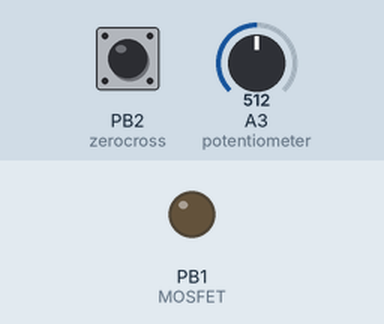
Bench run of a sketch on a simulated ATtiny85, built with avr-gcc and run on an emulated ATtiny85. Parts: output pins drawn as LEDs (lit = HIGH). The inputs (shaded band) are chosen by the test bench; at power-on: PB2 (zerocross) HIGH, A3 (potentiometer) = 512.

Above: at 1.2 s.
1.3 s: PB2 (zerocross) pulsed LOW 2 times (0.12 s each, 0.3 s apart)
At 2.1 s:
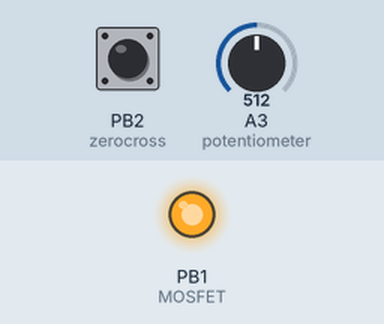
Timing chart, 0 to 4.3 s (numbered marks = the images above; inputs shaded):
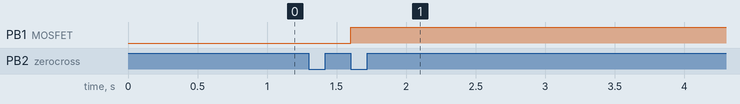

The sketch:

DIYACLightDimmerTrailingEdge_FL5150.ino
```cpp
#define zerocross 2       //pin for the external interrupt (Input with Pullup)
#define MOSFET 1           //pin to trigger the MOSFET (Output)
#define potentiometer A3  //pin for the potentiometer (Analog Input)
int potvalue;             //variable to store the current potentiometer value
int oldpotvalue;          //variable to store the old potentiometer value
int setpotvalue;          //variable to store the set potentiometer value
bool zero = 0;            //variable as a status flag which shows whether a zero crossing point occured

void setup() {
  pinMode(zerocross, INPUT_PULLUP);
  pinMode(MOSFET, OUTPUT);
  pinMode(potentiometer, INPUT);
  digitalWrite(MOSFET, LOW);                  //pull the MOSFET pin at the beginning low so that the MOSFET is off
  TCCR0A = 0;                                 //clear timer0 register (TCCR0A)
  TCCR0A |= (1 << WGM01);                     //set the CTC mode for timer0 with OCRA as top
  TCCR0B = 0;                                 //clear timer0 register (TCCR0B)
  TCCR0B |= (1 << CS00) | (1 << CS02);        //set prescaler of timer0 to 1024
  TIMSK |= (1 << OCIE0B);                     //activate timer compare match interrupt for OCR0A and OCR0B
  attachInterrupt(0, zerocrossing, FALLING);  //activate external interrupt on pin 2 at a falling edge
  sei();                                      //activate interrupts
  potvalue = analogRead(potentiometer);       //read in potentiometer value and store it in potvalue
  oldpotvalue = potvalue;
  setpotvalue = potvalue;;
}

void zerocrossing() {                         //external interrupt, occurs after every zero crossing point
  OCR0B = map(setpotvalue, 0, 1023, 3, 70);   //set OCR0B value between 3 and 70 (0.384ms - 8.96ms) according to the potentiometer value
  TCNT0 = 0;                                  //clear timer0 counter
  zero = 1;                                   //set zero crossing point flag to 1
  digitalWrite(MOSFET, HIGH);
}

ISR(TIMER0_COMPB_vect) {                      //compare match interrupt for OCR0B
  if (zero == 1) {
    digitalWrite(MOSFET, LOW);                //if a zero crossing occurred, deactivate the MOSFET
    zero = 0;                                 //set the zero crossing point flag to 0
  }
}

void loop() {
  potvalue = analogRead(potentiometer);
  if ((potvalue > oldpotvalue) && ((potvalue - oldpotvalue) > 30)){
    oldpotvalue = potvalue;
    setpotvalue = potvalue;
  }
  if ((potvalue < oldpotvalue) && ((oldpotvalue - potvalue) > 30)){
    oldpotvalue = potvalue;
    setpotvalue = potvalue;                    //small function in the loop, read in the potentiometer value and only change the set potentiometer value for the timer if there is a bigger change (>30) in the read in value, then wait for a bit and repeat
  }
  delayMicroseconds(50000);
}
```

Measured:
- after the input at 1.3 s, PB1 (MOSFET): LOW → HIGH after 0.30 s
